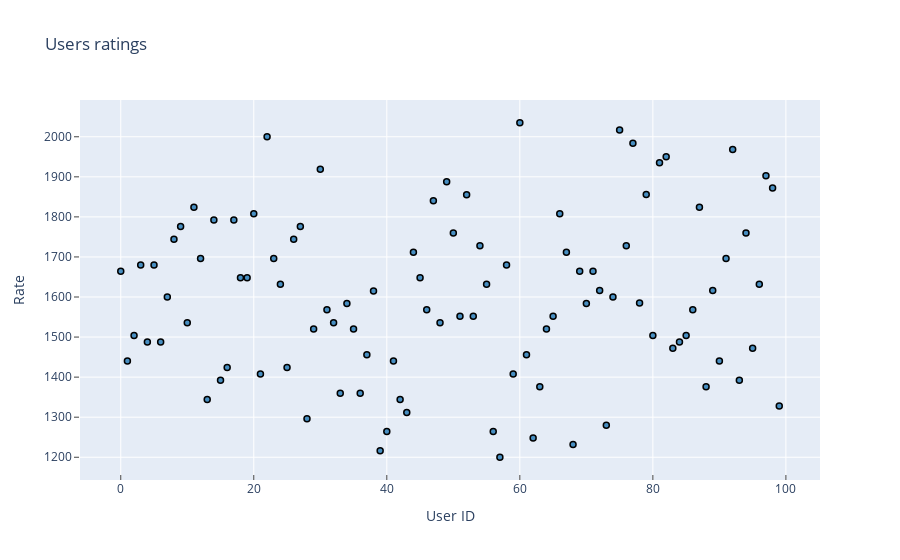

The notebook cell saved with this chart:
### Code cell
# create trace1 
trace1 = go.Scatter(
                y = df.rate,
                x = df.index,
                mode = 'markers',
                marker = dict(color = 'rgba(31, 119, 180, 0.8)',
                              line=dict(color='rgb(0,0,0)',width=1.5))
            )
layout = dict(barmode = 'group',title = 'Users ratings',
             xaxis= dict(title= 'User ID',ticklen= 5,zeroline= False, ticks="inside"), 
             yaxis = dict(title = 'Rate', ticklen = 5, zeroline = False, ticks="outside"))
data = [trace1]

fig = {'data': data, 'layout': layout}
iplot(fig)

### Figure 1 — Plotly figure (JSON) as saved in the notebook; plotly's stock layout.template omitted (floating-point values rounded to 4 significant figures)
{"data": [{"marker": {"color": "rgba(31, 119, 180, 0.8)", "line": {"color": "rgb(0,0,0)", "width": 1.5}}, "mode": "markers", "type": "scatter", "x": [0, 1, 2, 3, 4, 5, 6, 7, 8, 9, 10, 11, 12, 13, 14, 15, 16, 17, 18, 19, 20, 21, 22, 23, 24, 25, 26, 27, 28, 29, 30, 31, 32, 33, 34, 35, 36, 37, 38, 39, 40, 41, 42, 43, 44, 45, 46, 47, 48, 49, 50, 51, 52, 53, 54, 55, 56, 57, 58, 59, 60, 61, 62, 63, 64, 65, 66, 67, 68, 69, 70, 71, 72, 73, 74, 75, 76, 77, 78, 79, 80, 81, 82, 83, 84, 85, 86, 87, 88, 89, 90, 91, 92, 93, 94, 95, 96, 97, 98, 99], "y": [1664, 1440, 1504, 1680, 1488, 1680, 1488, 1600, 1744, 1776, 1536, 1824, 1696, 1344, 1792, 1392, 1424, 1792, 1648, 1648, 1808, 1408, 2000, 1696, 1632, 1424, 1744, 1776, 1296, 1520, 1919, 1568, 1536, 1360, 1584, 1520, 1360, 1456, 1615, 1216, 1264, 1440, 1344, 1312, 1712, 1648, 1568, 1840, 1536, 1888, 1760, 1552, 1855, 1552, 1728, 1632, 1264, 1200, 1680, 1408, 2035, 1456, 1248, 1376, 1520, 1552, 1808, 1712, 1232, 1664, 1584, 1664, 1616, 1280, 1600, 2017, 1728, 1984, 1585, 1856, 1504, 1935, 1950, 1472, 1488, 1504, 1568, 1824, 1376, 1616, 1440, 1696, 1968, 1392, 1760, 1472, 1632, 1903, 1872, 1328]}], "layout": {"barmode": "group", "title": {"text": "Users ratings"}, "xaxis": {"ticklen": 5, "ticks": "inside", "title": {"text": "User ID"}, "zeroline": false}, "yaxis": {"ticklen": 5, "ticks": "outside", "title": {"text": "Rate"}, "zeroline": false}}}
